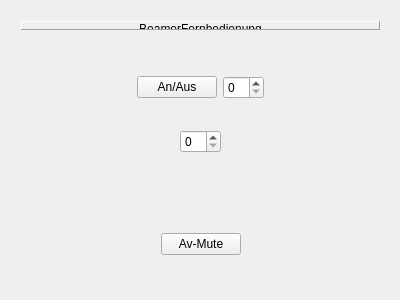
<?xml version="1.0" encoding="UTF-8"?>
<ui version="4.0">
 <class>BeamerFernbedienung</class>
 <widget class="QWidget" name="BeamerFernbedienung">
  <property name="geometry">
   <rect>
    <x>0</x>
    <y>0</y>
    <width>400</width>
    <height>300</height>
   </rect>
  </property>
  <property name="minimumSize">
   <size>
    <width>200</width>
    <height>200</height>
   </size>
  </property>
  <property name="contextMenuPolicy">
   <enum>Qt::NoContextMenu</enum>
  </property>
  <property name="windowTitle">
   <string>BeamerFernbedienung</string>
  </property>
  <property name="autoFillBackground">
   <bool>true</bool>
  </property>
  <widget class="QWidget" name="verticalLayoutWidget">
   <property name="geometry">
    <rect>
     <x>10</x>
     <y>40</y>
     <width>381</width>
     <height>251</height>
    </rect>
   </property>
   <layout class="QVBoxLayout" name="verticalLayout_2">
    <item>
     <spacer name="verticalSpacer_2">
      <property name="orientation">
       <enum>Qt::Vertical</enum>
      </property>
      <property name="sizeHint" stdset="0">
       <size>
        <width>20</width>
        <height>40</height>
       </size>
      </property>
     </spacer>
    </item>
    <item>
     <layout class="QHBoxLayout" name="horizontalLayout">
      <item>
       <spacer name="horizontalSpacer_6">
        <property name="orientation">
         <enum>Qt::Horizontal</enum>
        </property>
        <property name="sizeHint" stdset="0">
         <size>
          <width>40</width>
          <height>20</height>
         </size>
        </property>
       </spacer>
      </item>
      <item>
       <widget class="QPushButton" name="pushButton">
        <property name="text">
         <string>An/Aus</string>
        </property>
       </widget>
      </item>
      <item>
       <widget class="QSpinBox" name="inputSelector"/>
      </item>
      <item>
       <spacer name="horizontalSpacer_7">
        <property name="orientation">
         <enum>Qt::Horizontal</enum>
        </property>
        <property name="sizeHint" stdset="0">
         <size>
          <width>40</width>
          <height>20</height>
         </size>
        </property>
       </spacer>
      </item>
     </layout>
    </item>
    <item>
     <spacer name="verticalSpacer_5">
      <property name="orientation">
       <enum>Qt::Vertical</enum>
      </property>
      <property name="sizeHint" stdset="0">
       <size>
        <width>20</width>
        <height>40</height>
       </size>
      </property>
     </spacer>
    </item>
    <item>
     <layout class="QHBoxLayout" name="horizontalLayout_3">
      <item>
       <spacer name="horizontalSpacer">
        <property name="orientation">
         <enum>Qt::Horizontal</enum>
        </property>
        <property name="sizeHint" stdset="0">
         <size>
          <width>40</width>
          <height>20</height>
         </size>
        </property>
       </spacer>
      </item>
      <item>
       <widget class="QSpinBox" name="lensSelector"/>
      </item>
      <item>
       <spacer name="horizontalSpacer_2">
        <property name="orientation">
         <enum>Qt::Horizontal</enum>
        </property>
        <property name="sizeHint" stdset="0">
         <size>
          <width>40</width>
          <height>20</height>
         </size>
        </property>
       </spacer>
      </item>
     </layout>
    </item>
    <item>
     <spacer name="verticalSpacer_3">
      <property name="orientation">
       <enum>Qt::Vertical</enum>
      </property>
      <property name="sizeHint" stdset="0">
       <size>
        <width>20</width>
        <height>40</height>
       </size>
      </property>
     </spacer>
    </item>
    <item>
     <spacer name="verticalSpacer_4">
      <property name="orientation">
       <enum>Qt::Vertical</enum>
      </property>
      <property name="sizeHint" stdset="0">
       <size>
        <width>20</width>
        <height>40</height>
       </size>
      </property>
     </spacer>
    </item>
    <item>
     <spacer name="verticalSpacer">
      <property name="orientation">
       <enum>Qt::Vertical</enum>
      </property>
      <property name="sizeHint" stdset="0">
       <size>
        <width>20</width>
        <height>40</height>
       </size>
      </property>
     </spacer>
    </item>
    <item>
     <layout class="QHBoxLayout" name="horizontalLayout_2">
      <item>
       <spacer name="horizontalSpacer_4">
        <property name="orientation">
         <enum>Qt::Horizontal</enum>
        </property>
        <property name="sizeHint" stdset="0">
         <size>
          <width>40</width>
          <height>20</height>
         </size>
        </property>
       </spacer>
      </item>
      <item>
       <widget class="QPushButton" name="pushButton_2">
        <property name="text">
         <string>Av-Mute</string>
        </property>
       </widget>
      </item>
      <item>
       <spacer name="horizontalSpacer_5">
        <property name="orientation">
         <enum>Qt::Horizontal</enum>
        </property>
        <property name="sizeHint" stdset="0">
         <size>
          <width>40</width>
          <height>20</height>
         </size>
        </property>
       </spacer>
      </item>
     </layout>
    </item>
    <item>
     <spacer name="verticalSpacer_6">
      <property name="orientation">
       <enum>Qt::Vertical</enum>
      </property>
      <property name="sizeHint" stdset="0">
       <size>
        <width>20</width>
        <height>40</height>
       </size>
      </property>
     </spacer>
    </item>
   </layout>
  </widget>
  <widget class="QWidget" name="horizontalLayoutWidget_4">
   <property name="geometry">
    <rect>
     <x>10</x>
     <y>10</y>
     <width>381</width>
     <height>31</height>
    </rect>
   </property>
   <layout class="QHBoxLayout" name="horizontalLayout_4">
    <item>
     <widget class="QLabel" name="label">
      <property name="frameShape">
       <enum>QFrame::Panel</enum>
      </property>
      <property name="frameShadow">
       <enum>QFrame::Raised</enum>
      </property>
      <property name="text">
       <string>BeamerFernbedienung</string>
      </property>
      <property name="textFormat">
       <enum>Qt::RichText</enum>
      </property>
      <property name="alignment">
       <set>Qt::AlignCenter</set>
      </property>
     </widget>
    </item>
   </layout>
  </widget>
 </widget>
 <layoutdefault spacing="6" margin="11"/>
 <resources/>
 <connections/>
</ui>
